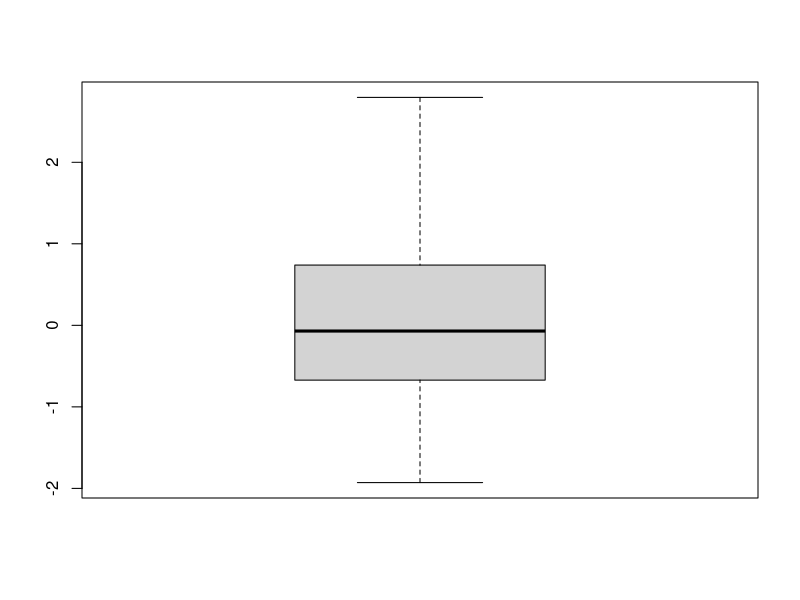
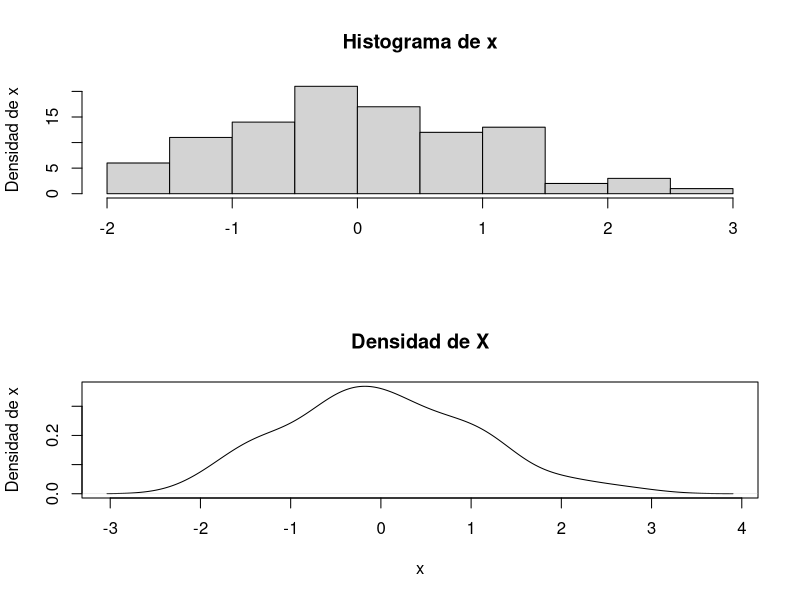
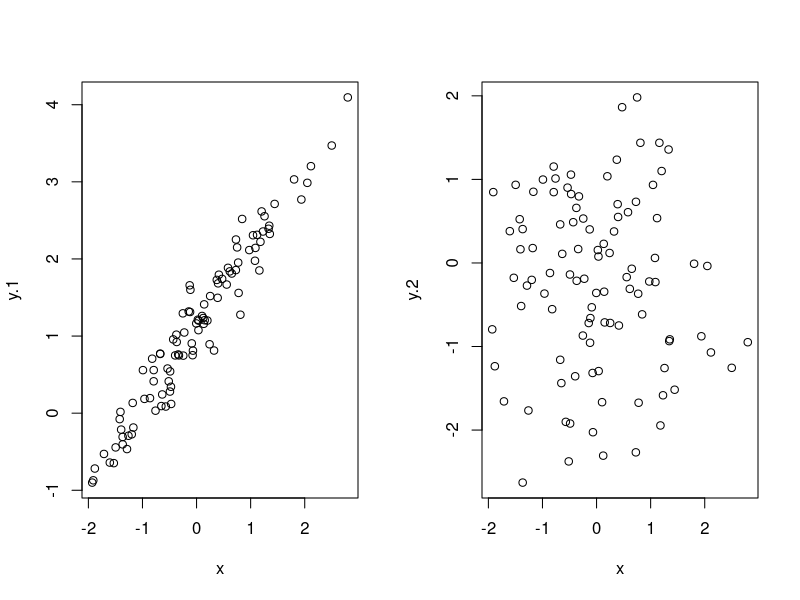
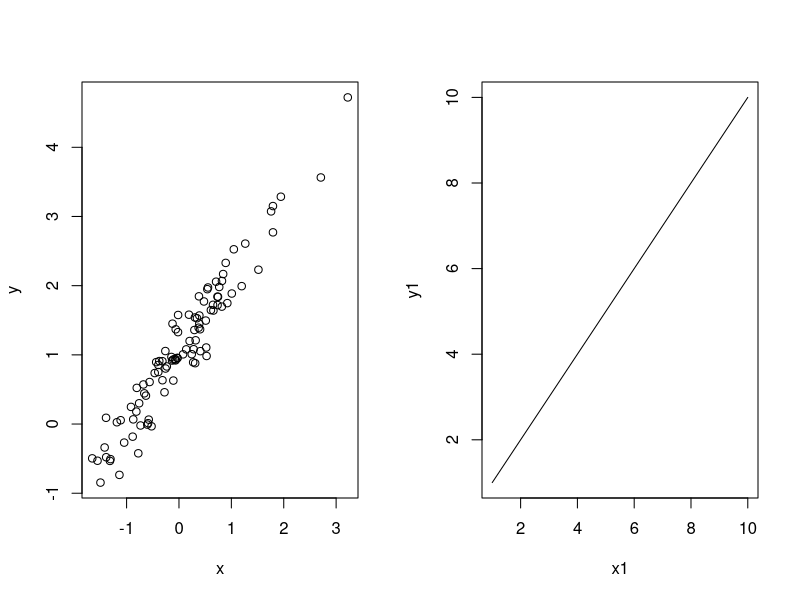
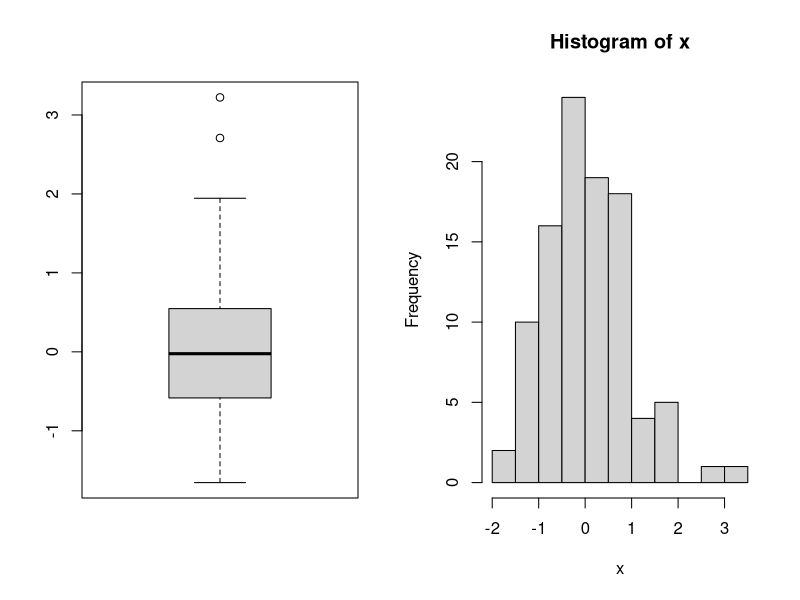
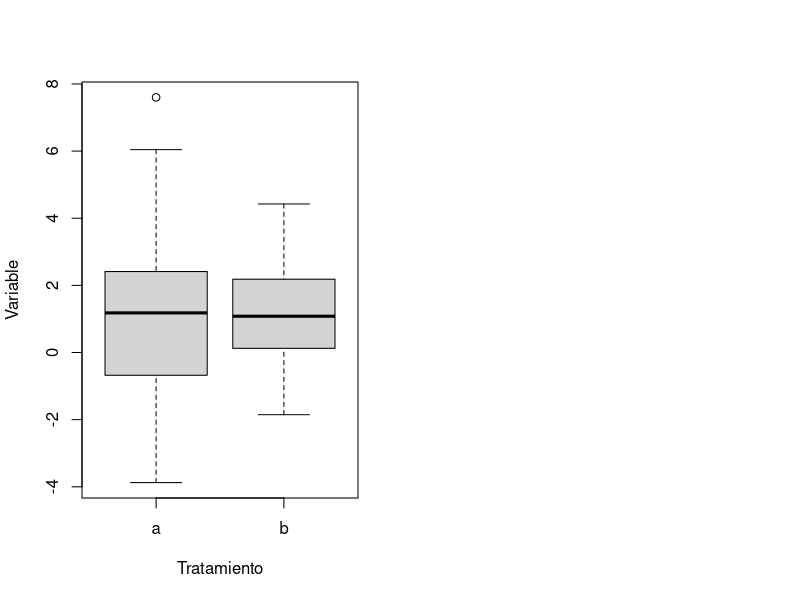
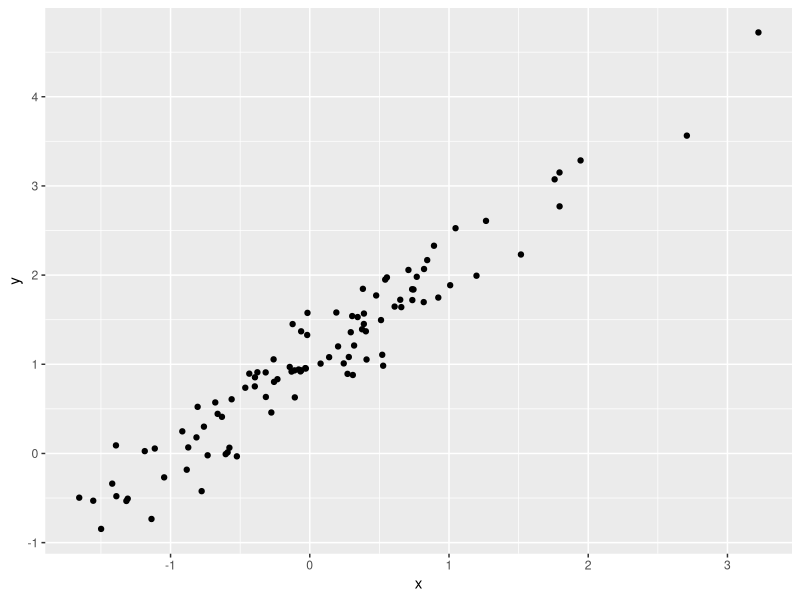
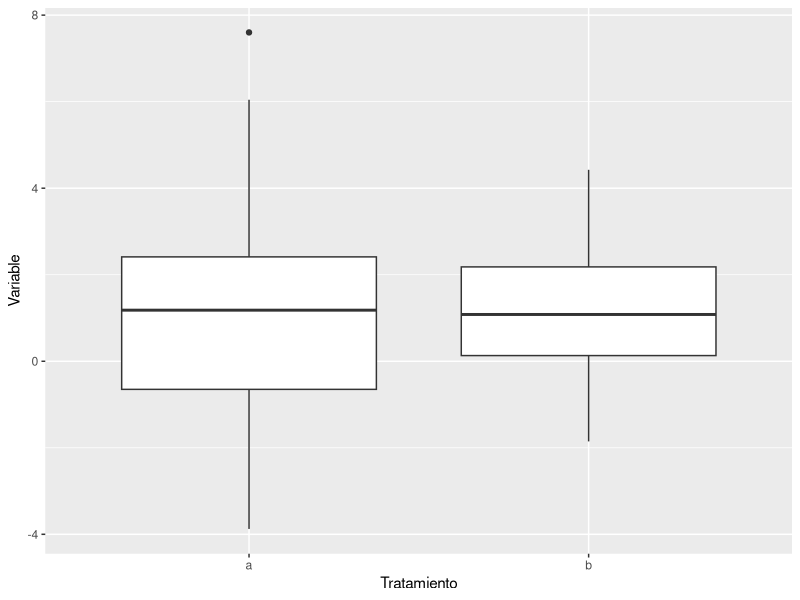

R code for these plots, in order:
## ---- chunk 1
knitr::opts_chunk$set(echo = TRUE)
## ---- chunk 2
set.seed(154)
x <- rnorm(100)
boxplot(x)
## ---- chunk 3
par(mfrow = c(2, 1))
hist(x, main = "Histograma de x", xlab = "", ylab = "Densidad de x")
plot(density(x), main = "Densidad de X", xlab = "x", ylab = "Densidad de x")
## ---- chunk 4
y.1 <- x + rnorm(100, 1.1, 0.25)
y.2 <- rnorm(100)

par(mfrow = c(1, 2))
plot(x, y.1)
plot(x, y.2)
## ---- chunk 5
x <- rnorm(100)
y <- x + rnorm(100, mean = 1, sd = 0.25)

plot(x, y)
## ---- chunk 6
x1 <- 1:10
y1 <- 1:10

plot(x1, y1, type = "l")
## ---- chunk 7
boxplot(x)
hist(x)
## ---- chunk 8
x2 <- rnorm(100, mean = 1, sd = 2)
x3 <- rnorm(100, mean = 1.3, sd = 1.5)
tratamiento <- rep(c("a", "b"), each = 100)

base <- data.frame(Variable = c(x2, x3),
                   Tratamiento = tratamiento)

boxplot(Variable ~ Tratamiento, data = base)
## ---- chunk 9
library(ggplot2)

base.1 <- data.frame(x = x, y = y)

ggplot(base.1) + geom_point(aes(x = x, y = y))
## ---- chunk 10
ggplot(base) + geom_boxplot(aes(x = Tratamiento, y = Variable))
## ---- chunk 11
ggplot(base) + geom_boxplot(aes(x = Tratamiento, y = Variable, fill = Tratamiento))
